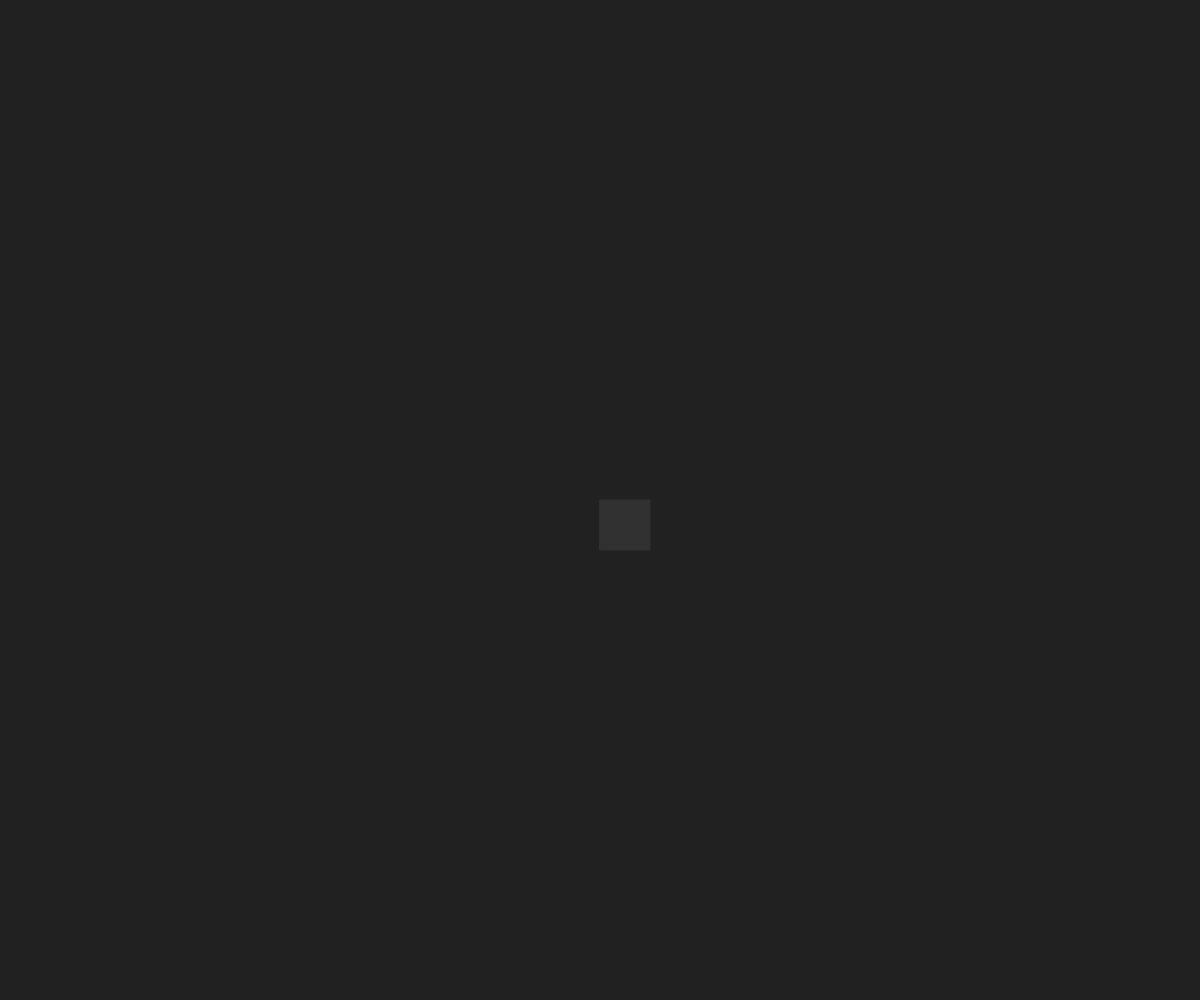
Frame 1 (no input)
Frame 60 (no input): identical to frame 1, image omitted
Frame 120 (the mouse pressed at the canvas centre since frame 60): identical to frame 1, image omitted

The p5.js sketch that drew this single still picture (run headless with seeded random() and noise() and a simulated clock; from frame 60 on, the mouse is pressed at the canvas centre):

// p5.js sketch
// ── sketch.js
/*
                                            __ ,
_-_ _,,                      |\           ,-| ~
   -/  )          _           \\         ('||/__,   _
  ~||_<    /'\\  < \, ,._-_  / \\       (( |||  |  < \, \\/\\/\\  _-_
   || \\  || ||  /-||  ||   || ||       (( |||==|  /-|| || || || || \\
   ,/--|| || || (( ||  ||   || ||        ( / |  , (( || || || || ||/
  _--_-'  \\,/   \/\\  \\,   \\/          -____/   \/\\ \\ \\ \\ \\,/
 (

*/







class Player{
	constructor(){
		tihs.coins = 10000;
		this.alias = "Nononio";

	}
}

class Cell{
	constructor(_vect){
		this.pos = _vect;
		
	}

	__draw_cell(){
		push();
		fill(49);
		stroke(49);
		rect(this.pos.x,this.pos.y,50,50);
		pop();
	}
}

class Board{
	constructor(){
		this.cells = [];
	}

}


function setup() {
	createCanvas(windowWidth, windowHeight);
	background(33);
	var c = new Cell(createVector(width/2, height/2));
	c.__draw_cell();
}

function draw() {

}
